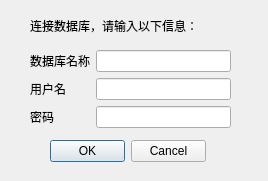
<?xml version="1.0" encoding="UTF-8"?>
<ui version="4.0">
 <class>Password_dialog</class>
 <widget class="QDialog" name="Password_dialog">
  <property name="geometry">
   <rect>
    <x>0</x>
    <y>0</y>
    <width>268</width>
    <height>181</height>
   </rect>
  </property>
  <property name="windowTitle">
   <string>Dialog</string>
  </property>
  <widget class="QLabel" name="label">
   <property name="geometry">
    <rect>
     <x>30</x>
     <y>10</y>
     <width>171</width>
     <height>31</height>
    </rect>
   </property>
   <property name="frameShape">
    <enum>QFrame::NoFrame</enum>
   </property>
   <property name="frameShadow">
    <enum>QFrame::Plain</enum>
   </property>
   <property name="lineWidth">
    <number>1</number>
   </property>
   <property name="midLineWidth">
    <number>0</number>
   </property>
   <property name="text">
    <string>连接数据库，请输入以下信息：</string>
   </property>
   <property name="textFormat">
    <enum>Qt::AutoText</enum>
   </property>
  </widget>
  <widget class="QWidget" name="formLayoutWidget">
   <property name="geometry">
    <rect>
     <x>30</x>
     <y>50</y>
     <width>201</width>
     <height>81</height>
    </rect>
   </property>
   <layout class="QFormLayout" name="formLayout">
    <item row="0" column="0">
     <widget class="QLabel" name="Label">
      <property name="text">
       <string>数据库名称</string>
      </property>
     </widget>
    </item>
    <item row="0" column="1">
     <widget class="QLineEdit" name="LineEdit"/>
    </item>
    <item row="1" column="1">
     <widget class="QLineEdit" name="LineEdit_2"/>
    </item>
    <item row="2" column="1">
     <widget class="QLineEdit" name="LineEdit_3"/>
    </item>
    <item row="2" column="0">
     <widget class="QLabel" name="Label_3">
      <property name="text">
       <string>密码</string>
      </property>
     </widget>
    </item>
    <item row="1" column="0">
     <widget class="QLabel" name="Label_2">
      <property name="enabled">
       <bool>true</bool>
      </property>
      <property name="contextMenuPolicy">
       <enum>Qt::DefaultContextMenu</enum>
      </property>
      <property name="layoutDirection">
       <enum>Qt::LeftToRight</enum>
      </property>
      <property name="midLineWidth">
       <number>0</number>
      </property>
      <property name="text">
       <string>用户名</string>
      </property>
      <property name="alignment">
       <set>Qt::AlignCenter</set>
      </property>
     </widget>
    </item>
   </layout>
  </widget>
  <widget class="QDialogButtonBox" name="buttonBox">
   <property name="geometry">
    <rect>
     <x>50</x>
     <y>140</y>
     <width>156</width>
     <height>23</height>
    </rect>
   </property>
   <property name="standardButtons">
    <set>QDialogButtonBox::Cancel|QDialogButtonBox::Ok</set>
   </property>
  </widget>
 </widget>
 <resources/>
 <connections/>
</ui>
